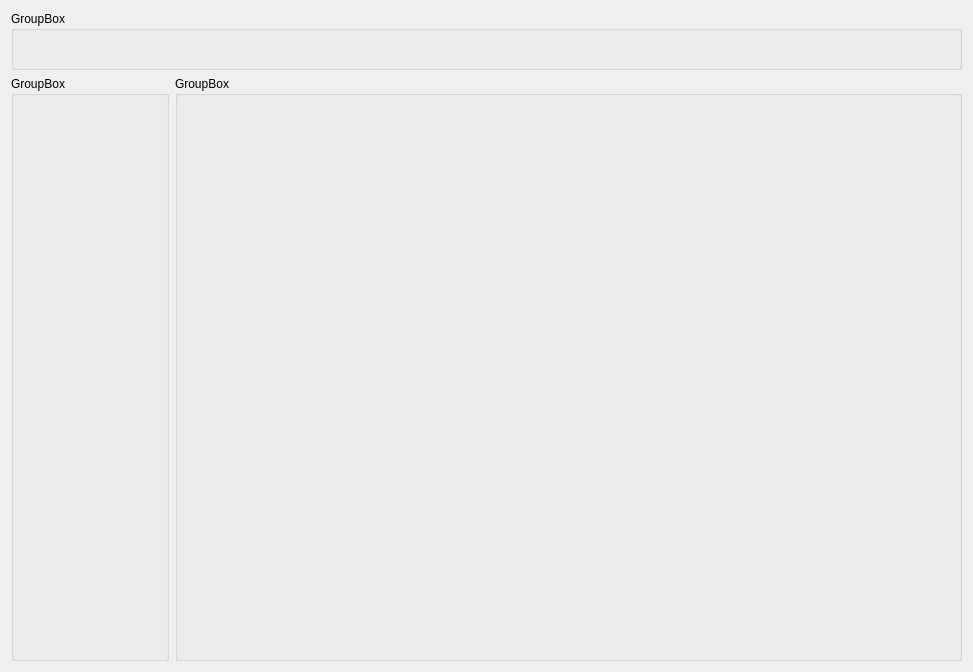
<?xml version="1.0" encoding="UTF-8"?>
<ui version="4.0">
 <class>Widget</class>
 <widget class="QWidget" name="Widget">
  <property name="geometry">
   <rect>
    <x>0</x>
    <y>0</y>
    <width>973</width>
    <height>672</height>
   </rect>
  </property>
  <property name="windowTitle">
   <string>Widget</string>
  </property>
  <layout class="QGridLayout" name="gridLayout" rowstretch="1,10" columnstretch="1,5" columnminimumwidth="0,0">
   <item row="1" column="0">
    <widget class="QGroupBox" name="groupBox_2">
     <property name="title">
      <string>GroupBox</string>
     </property>
    </widget>
   </item>
   <item row="1" column="1">
    <widget class="QGroupBox" name="groupBox_3">
     <property name="title">
      <string>GroupBox</string>
     </property>
    </widget>
   </item>
   <item row="0" column="0" colspan="2">
    <widget class="QGroupBox" name="groupBox">
     <property name="title">
      <string>GroupBox</string>
     </property>
    </widget>
   </item>
  </layout>
 </widget>
 <resources/>
 <connections/>
</ui>
